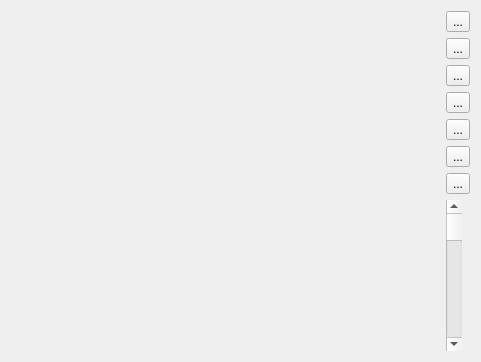
<?xml version="1.0" encoding="UTF-8"?>
<ui version="4.0">
 <class>ImageViewer2D</class>
 <widget class="QWidget" name="ImageViewer2D">
  <property name="enabled">
   <bool>true</bool>
  </property>
  <property name="geometry">
   <rect>
    <x>0</x>
    <y>0</y>
    <width>481</width>
    <height>362</height>
   </rect>
  </property>
  <property name="focusPolicy">
   <enum>Qt::FocusPolicy::ClickFocus</enum>
  </property>
  <property name="contextMenuPolicy">
   <enum>Qt::ContextMenuPolicy::ActionsContextMenu</enum>
  </property>
  <property name="windowTitle">
   <string>Form</string>
  </property>
  <property name="styleSheet">
   <string notr="true"/>
  </property>
  <layout class="QGridLayout" name="gridLayout">
   <item row="0" column="0">
    <layout class="QGridLayout" name="gridLayout_2">
     <item row="0" column="0">
      <widget class="QVTKOpenGLNativeWidget" name="widget" native="true">
       <property name="sizePolicy">
        <sizepolicy hsizetype="Preferred" vsizetype="Preferred">
         <horstretch>0</horstretch>
         <verstretch>0</verstretch>
        </sizepolicy>
       </property>
       <property name="minimumSize">
        <size>
         <width>421</width>
         <height>301</height>
        </size>
       </property>
       <property name="focusPolicy">
        <enum>Qt::FocusPolicy::NoFocus</enum>
       </property>
       <property name="contextMenuPolicy">
        <enum>Qt::ContextMenuPolicy::ActionsContextMenu</enum>
       </property>
       <property name="styleSheet">
        <string notr="true"/>
       </property>
      </widget>
     </item>
     <item row="0" column="1">
      <layout class="QGridLayout" name="gridLayout_3">
       <property name="sizeConstraint">
        <enum>QLayout::SizeConstraint::SetNoConstraint</enum>
       </property>
       <item row="0" column="0">
        <widget class="QToolButton" name="toolButtonAxial">
         <property name="toolTip">
          <string>Show axial</string>
         </property>
         <property name="toolTipDuration">
          <number>-1</number>
         </property>
         <property name="text">
          <string>...</string>
         </property>
         <property name="icon">
          <iconset resource="RC.qrc">
           <normaloff>:/Icons/Axial.png</normaloff>:/Icons/Axial.png</iconset>
         </property>
         <property name="iconSize">
          <size>
           <width>16</width>
           <height>24</height>
          </size>
         </property>
        </widget>
       </item>
       <item row="1" column="0">
        <widget class="QToolButton" name="toolButtonSagittal">
         <property name="toolTip">
          <string>Show sagittal</string>
         </property>
         <property name="text">
          <string>...</string>
         </property>
         <property name="icon">
          <iconset resource="RC.qrc">
           <normaloff>:/Icons/Sagittal.png</normaloff>:/Icons/Sagittal.png</iconset>
         </property>
         <property name="iconSize">
          <size>
           <width>16</width>
           <height>24</height>
          </size>
         </property>
        </widget>
       </item>
       <item row="2" column="0">
        <widget class="QToolButton" name="toolButtonCoronal">
         <property name="toolTip">
          <string>Show coronal</string>
         </property>
         <property name="text">
          <string>...</string>
         </property>
         <property name="icon">
          <iconset resource="RC.qrc">
           <normaloff>:/Icons/Coronal.png</normaloff>:/Icons/Coronal.png</iconset>
         </property>
         <property name="iconSize">
          <size>
           <width>16</width>
           <height>24</height>
          </size>
         </property>
        </widget>
       </item>
       <item row="3" column="0">
        <widget class="QToolButton" name="toolButtonContrast">
         <property name="toolTip">
          <string>Contrast|Zoom|Pan</string>
         </property>
         <property name="styleSheet">
          <string notr="true"/>
         </property>
         <property name="text">
          <string>...</string>
         </property>
         <property name="icon">
          <iconset resource="RC.qrc">
           <normaloff>:/Icons/Mouse.png</normaloff>:/Icons/Mouse.png</iconset>
         </property>
         <property name="iconSize">
          <size>
           <width>16</width>
           <height>24</height>
          </size>
         </property>
         <property name="checkable">
          <bool>true</bool>
         </property>
         <property name="checked">
          <bool>false</bool>
         </property>
        </widget>
       </item>
       <item row="4" column="0">
        <widget class="QToolButton" name="toolButtonScreenshot">
         <property name="toolTip">
          <string>Screenshot</string>
         </property>
         <property name="text">
          <string>...</string>
         </property>
         <property name="icon">
          <iconset resource="RC.qrc">
           <normaloff>:/Icons/Camera.png</normaloff>:/Icons/Camera.png</iconset>
         </property>
         <property name="iconSize">
          <size>
           <width>16</width>
           <height>24</height>
          </size>
         </property>
         <property name="checkable">
          <bool>true</bool>
         </property>
        </widget>
       </item>
       <item row="5" column="0">
        <widget class="QToolButton" name="toolButtonProbe">
         <property name="toolTip">
          <string>Probe image/dose</string>
         </property>
         <property name="text">
          <string>...</string>
         </property>
         <property name="icon">
          <iconset resource="RC.qrc">
           <normaloff>:/Icons/Profile.png</normaloff>:/Icons/Profile.png</iconset>
         </property>
         <property name="iconSize">
          <size>
           <width>16</width>
           <height>24</height>
          </size>
         </property>
         <property name="checkable">
          <bool>true</bool>
         </property>
         <property name="checked">
          <bool>false</bool>
         </property>
        </widget>
       </item>
       <item row="6" column="0">
        <widget class="QToolButton" name="toolButtonScalarBar">
         <property name="toolTip">
          <string>&lt;html&gt;&lt;head/&gt;&lt;body&gt;&lt;p&gt;Dose scalar bar&lt;/p&gt;&lt;/body&gt;&lt;/html&gt;</string>
         </property>
         <property name="text">
          <string>...</string>
         </property>
         <property name="icon">
          <iconset resource="RC.qrc">
           <normaloff>:/Icons/ScalarBar.png</normaloff>:/Icons/ScalarBar.png</iconset>
         </property>
         <property name="iconSize">
          <size>
           <width>16</width>
           <height>24</height>
          </size>
         </property>
         <property name="checkable">
          <bool>true</bool>
         </property>
        </widget>
       </item>
       <item row="7" column="0">
        <widget class="QScrollBar" name="verticalScrollBar">
         <property name="sizePolicy">
          <sizepolicy hsizetype="Fixed" vsizetype="Preferred">
           <horstretch>0</horstretch>
           <verstretch>0</verstretch>
          </sizepolicy>
         </property>
         <property name="minimumSize">
          <size>
           <width>16</width>
           <height>50</height>
          </size>
         </property>
         <property name="cursor">
          <cursorShape>ArrowCursor</cursorShape>
         </property>
         <property name="mouseTracking">
          <bool>false</bool>
         </property>
         <property name="focusPolicy">
          <enum>Qt::FocusPolicy::NoFocus</enum>
         </property>
         <property name="toolTip">
          <string>Scroll through image</string>
         </property>
         <property name="maximum">
          <number>1000</number>
         </property>
         <property name="pageStep">
          <number>3</number>
         </property>
         <property name="sliderPosition">
          <number>0</number>
         </property>
         <property name="orientation">
          <enum>Qt::Orientation::Vertical</enum>
         </property>
         <property name="invertedAppearance">
          <bool>false</bool>
         </property>
         <property name="invertedControls">
          <bool>false</bool>
         </property>
        </widget>
       </item>
      </layout>
     </item>
    </layout>
   </item>
  </layout>
  <action name="actionMeasureDistance">
   <property name="checkable">
    <bool>true</bool>
   </property>
   <property name="icon">
    <iconset resource="RC.qrc">
     <normaloff>:/Icons/Ruler.png</normaloff>:/Icons/Ruler.png</iconset>
   </property>
   <property name="text">
    <string>Measure Distance</string>
   </property>
  </action>
  <action name="actionMeasureAngle">
   <property name="checkable">
    <bool>true</bool>
   </property>
   <property name="icon">
    <iconset resource="RC.qrc">
     <normaloff>:/Icons/Protractor.png</normaloff>:/Icons/Protractor.png</iconset>
   </property>
   <property name="text">
    <string>Measure Angle</string>
   </property>
  </action>
  <action name="actionReset_WL_WW">
   <property name="icon">
    <iconset resource="RC.qrc">
     <normaloff>:/Icons/Reset.png</normaloff>:/Icons/Reset.png</iconset>
   </property>
   <property name="text">
    <string>Reset WL/WW</string>
   </property>
  </action>
  <action name="actionShowContours">
   <property name="checkable">
    <bool>true</bool>
   </property>
   <property name="checked">
    <bool>true</bool>
   </property>
   <property name="icon">
    <iconset resource="RC.qrc">
     <normaloff>:/Icons/Polygon.png</normaloff>:/Icons/Polygon.png</iconset>
   </property>
   <property name="text">
    <string>Show Contours</string>
   </property>
   <property name="toolTip">
    <string>Show Contours</string>
   </property>
  </action>
  <action name="actionShowDose">
   <property name="checkable">
    <bool>true</bool>
   </property>
   <property name="checked">
    <bool>true</bool>
   </property>
   <property name="icon">
    <iconset resource="RC.qrc">
     <normaloff>:/Icons/Dose.png</normaloff>:/Icons/Dose.png</iconset>
   </property>
   <property name="text">
    <string>Show Dose</string>
   </property>
   <property name="toolTip">
    <string>Show Dose</string>
   </property>
  </action>
  <action name="actionRubberBandZoom">
   <property name="checkable">
    <bool>true</bool>
   </property>
   <property name="icon">
    <iconset resource="RC.qrc">
     <normaloff>:/Icons/RubberBandZoom.png</normaloff>:/Icons/RubberBandZoom.png</iconset>
   </property>
   <property name="text">
    <string>Rubber Band Zoom</string>
   </property>
   <property name="toolTip">
    <string>Rubber Band Zoom</string>
   </property>
  </action>
  <action name="actionShowBeams">
   <property name="checkable">
    <bool>true</bool>
   </property>
   <property name="checked">
    <bool>true</bool>
   </property>
   <property name="icon">
    <iconset resource="RC.qrc">
     <normaloff>:/Icons/Beam.png</normaloff>:/Icons/Beam.png</iconset>
   </property>
   <property name="text">
    <string>Show Beams</string>
   </property>
   <property name="toolTip">
    <string>Show Beams</string>
   </property>
  </action>
  <action name="actionShow_Image_Extent">
   <property name="checkable">
    <bool>true</bool>
   </property>
   <property name="icon">
    <iconset resource="RC.qrc">
     <normaloff>:/Icons/Extent.png</normaloff>:/Icons/Extent.png</iconset>
   </property>
   <property name="text">
    <string>Show Image Extent</string>
   </property>
   <property name="toolTip">
    <string>Show Image Extent</string>
   </property>
  </action>
 </widget>
 <customwidgets>
  <customwidget>
   <class>QVTKOpenGLNativeWidget</class>
   <extends>QWidget</extends>
   <header>qvtkopenglnativewidget.h</header>
   <container>1</container>
  </customwidget>
 </customwidgets>
 <resources>
  <include location="RC.qrc"/>
 </resources>
 <connections/>
</ui>
